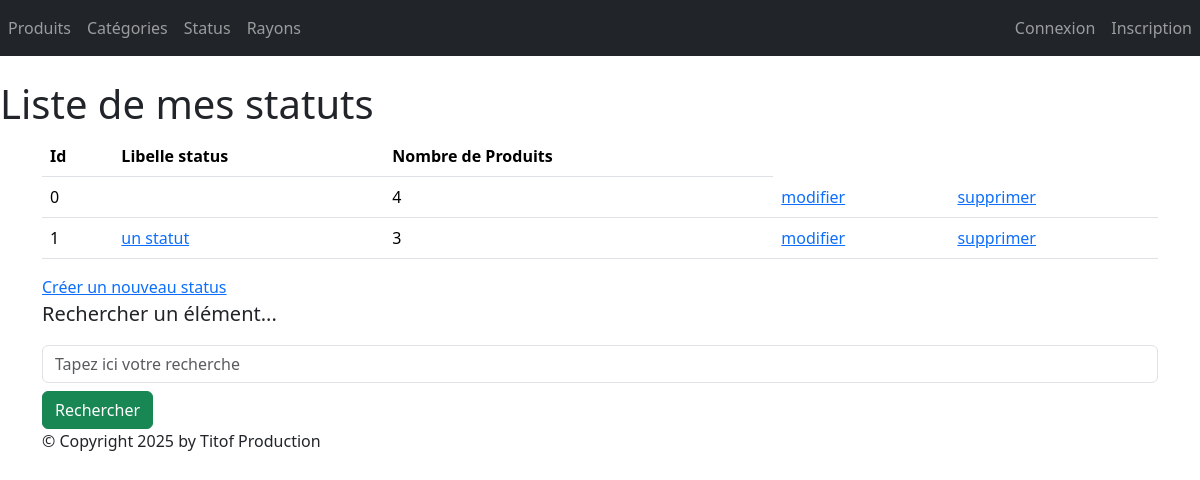
Before: /monApp/statuts/ with the older database file.
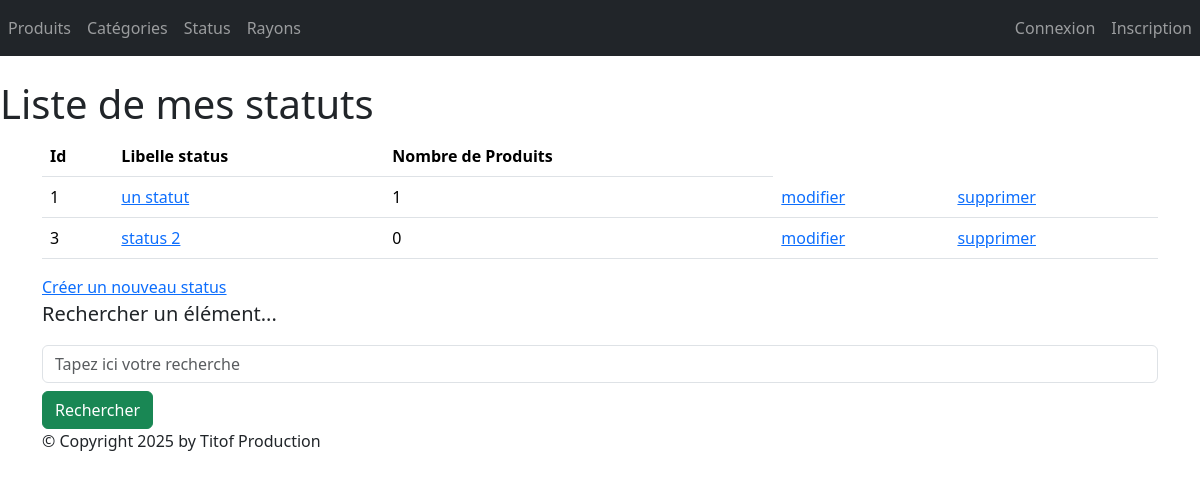
After: the same page with the newer database file.
### monApp/models.py (models this page shows, shortened)
class Statut(models.Model):
    idStatus = models.AutoField(primary_key=True)
    libelleStatus = models.CharField(max_length=100, default='')

### monApp/views.py (the view)
# urls.py: path("statuts/", views.StatusListView.as_view(), name="lst_statuts"),
class StatusListView(ListView):
    model = Statut
    template_name = "monApp/list_statuts.html"
    context_object_name = "statuts"
    def get_queryset(self):
        query = self.request.GET.get('search')
        if query:
            return Statut.objects.filter(libelleStatus__icontains=query)
        return Statut.objects.annotate(nb_produits=Count('produits_status'))
    def get_context_data(self, **kwargs):
        context = super(StatusListView, self).get_context_data(**kwargs)
        context['titremenu'] = "Liste de mes statuts"
        return context

### monApp/templates/monApp/list_statuts.html
{% extends 'monApp/base.html' %}
{% block menu %}
    <h1>{{titremenu}}</h1>
{% endblock %}
{% block contenu %}
    <table class="table">
        <thead>
            <th>Id</th>
            <th>Libelle status</th>
            <th>Nombre de Produits</th>
        </thead>
            <tbody>
                {% for stat in statuts %}
                <tr>
                    <td>{{ stat.idStatus }} </td>
                    <td><a href="{% url 'dtl_statut' stat.idStatus %}">{{ stat.libelleStatus }}</a> </td>
                    <td>{{ stat.nb_produits }} </td>
                    <td><a href="{% url 'statut_chng' stat.idStatus %}">modifier</a></td>
                    <td><a href="{% url 'statut_del' stat.idStatus %}">supprimer</a></td>
                </tr>
                {% endfor %}
        </tbody>
    </table>
    <a href="{% url 'crt_statut' %}">Créer un nouveau status</a>
    <p class="lead mb-3 ml-0">Rechercher un élément...</p>
    <form method="GET" action="">
        <input class="form-control" type="text" name="search" placeholder="Tapez ici votre recherche"
        value="{{ request.GET.search }}">
        <button type="submit" class="btn btn-success mt-2">Rechercher</button>
    </form>
{% endblock %}

Changed rows visible on the page:
removed Statut: idStatus "0", nb_produits "4"
computed for Statut "un statut": nb_produits "3" → "1"
added Statut: idStatus "3", libelleStatus "status 2", nb_produits "0"
